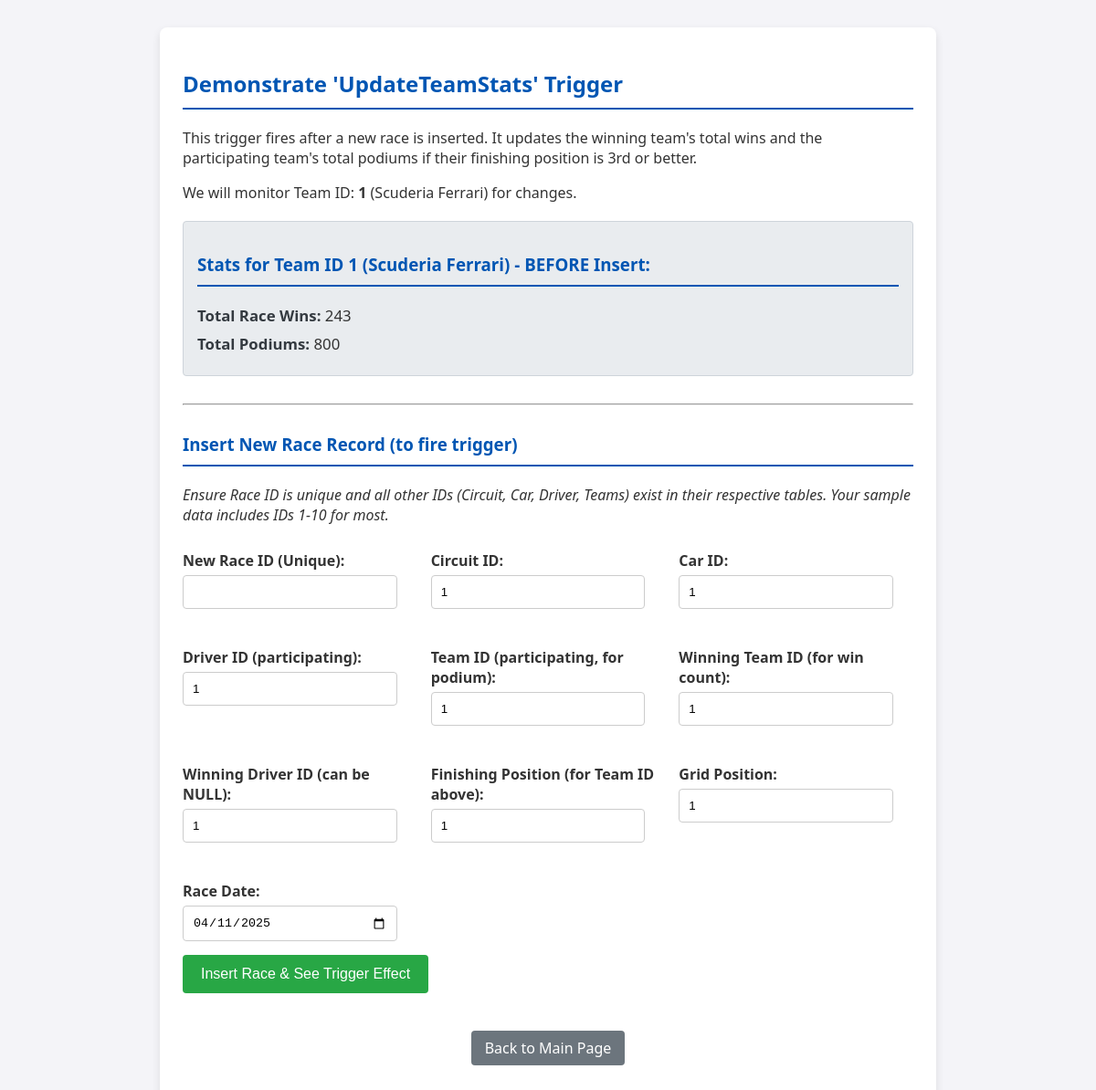
/f1_project/user/trigger_update_team_stats.php, run on the app's committed database.
### tables this page shows
CREATE TABLE Team (
    team_id INT PRIMARY KEY,
    team_name CHAR(255) NOT NULL,
    total_race_wins INT DEFAULT 0,
    num_constructor_championships INT DEFAULT 0,
    num_driver_championships INT DEFAULT 0,
    total_podiums INT DEFAULT 0,
    country CHAR(100) NOT NULL
);

### f1_project/user/trigger_update_team_stats.php (the view, shortened to what this page needs)
<?php
$servername = "localhost";
$username = "root";
$password = "";
$dbname = "F1_db";
$conn = new mysqli($servername, $username, $password, $dbname);
function getTeamStats($conn_obj, $teamId) {
    $stmt = $conn_obj->prepare("SELECT team_name, total_race_wins, total_podiums FROM Team WHERE team_id = ?");
    $stmt->bind_param("i", $teamId);
    $stmt->execute();
    $result = $stmt->get_result();
    if ($result->num_rows > 0) {
        $stats = $result->fetch_assoc();
    } else {
        $stats = null;
    }
    return $stats;
}
$team_id_to_watch = 1;
$team_stats_before = getTeamStats($conn, $team_id_to_watch);
?>
<!DOCTYPE html>
<html lang="en">
<head>
</head>
<body>
    <div class="container">
        <h2>Demonstrate 'UpdateTeamStats' Trigger</h2>
        <p>This trigger fires after a new race is inserted. It updates the winning team's total wins and the participating team's total podiums if their finishing position is 3rd or better.</p>
        <p>We will monitor Team ID: <strong><?php echo htmlspecialchars($team_id_to_watch); ?></strong> (<?php echo htmlspecialchars($team_stats_before['team_name'] ?? 'Team not found or error'); ?>) for changes.</p>
        <?php if ($team_stats_before && !is_string($team_stats_before)): ?>
            <div class="stats-box">
                <h3>Stats for Team ID <?php echo htmlspecialchars($team_id_to_watch); ?> (<?php echo htmlspecialchars($team_stats_before['team_name']); ?>) - BEFORE Insert:</h3>
                <p><strong>Total Race Wins:</strong> <?php echo htmlspecialchars($team_stats_before['total_race_wins']); ?></p>
                <p><strong>Total Podiums:</strong> <?php echo htmlspecialchars($team_stats_before['total_podiums']); ?></p>
            </div>
        <?php endif; ?>
        <hr style="margin: 30px 0;">
        <h3>Insert New Race Record (to fire trigger)</h3>
        <form action="trigger_update_team_stats.php" method="POST">
            <p><em>Ensure Race ID is unique and all other IDs (Circuit, Car, Driver, Teams) exist in their respective tables. Your sample data includes IDs 1-10 for most.</em></p>
            <div class="form-grid">
                <div>
                    <label for="race_id">New Race ID (Unique):</label>
                    <input type="number" id="race_id" name="race_id" required>
                </div>
                <div>
                    <label for="circuit_id">Circuit ID:</label>
                    <input type="number" id="circuit_id" name="circuit_id" value="1" required>
                </div>
                <div>
                    <label for="car_id">Car ID:</label>
                    <input type="number" id="car_id" name="car_id" value="1" required>
                </div>
                <div>
                    <label for="driver_id">Driver ID (participating):</label>
                    <input type="number" id="driver_id" name="driver_id" value="1" required>
                </div>
                <div>
                    <label for="team_id_for_race">Team ID (participating, for podium):</label>
                    <input type="number" id="team_id_for_race" name="team_id_for_race" value="<?php echo $team_id_to_watch; ?>" required>
                </div>
                <div>
                    <label for="winning_team_id_for_race">Winning Team ID (for win count):</label>
                    <input type="number" id="winning_team_id_for_race" name="winning_team_id_for_race" value="<?php echo $team_id_to_watch; ?>" required>
                </div>
                <div>
                    <label for="winning_driver_id">Winning Driver ID (can be NULL):</label>
                    <input type="number" id="winning_driver_id" name="winning_driver_id" value="1">
                </div>
                <div>
                    <label for="finishing_position">Finishing Position (for Team ID above):</label>
                    <input type="number" id="finishing_position" name="finishing_position" value="1" min="1" required>
                </div>
                <div>
                    <label for="grid_position">Grid Position:</label>
                    <input type="number" id="grid_position" name="grid_position" value="1" min="1" required>
                </div>
                <div>
                    <label for="race_date">Race Date:</label>
                    <input type="date" id="race_date" name="race_date" value="<?php echo date('Y-m-d'); ?>" required>
                </div>
            </div>
            <button type="submit">Insert Race & See Trigger Effect</button>
        </form>
        <p style="text-align: center;">
            <a href="index.php" class="back-link">Back to Main Page</a>
        </p>
    </div>
</body>
</html>

### f1_project/user/trigger_update_team_stats.php (style rules this page uses)
body { font-family: 'Segoe UI', Tahoma, Geneva, Verdana, sans-serif; margin: 20px; background-color: #f4f4f8; color: #333; }
.container { background-color: #fff; padding: 25px; border-radius: 8px; box-shadow: 0 4px 10px rgba(0,0,0,0.1); max-width: 800px; margin: 30px auto; }
h2, h3 { color: #0056b3; border-bottom: 2px solid #0056b3; padding-bottom: 10px; margin-bottom: 20px; }
label { display: block; margin-top: 12px; margin-bottom: 5px; font-weight: bold; }
input[type="text"], input[type="number"], input[type="date"] { width: calc(100% - 22px); padding: 10px; margin-bottom: 15px; border: 1px solid #ccc; border-radius: 4px; box-sizing: border-box; }
button { background-color: #28a745; color: white; padding: 12px 20px; border: none; border-radius: 4px; cursor: pointer; font-size: 16px; transition: background-color 0.3s ease; }
.stats-box { margin-top: 20px; padding: 15px; background-color: #e9ecef; border-radius: 4px; border: 1px solid #ced4da; }
.stats-box p { margin: 8px 0; font-size: 1.05em; }
.stats-box strong { color: #343a40; }
.form-grid { display: grid; grid-template-columns: repeat(auto-fit, minmax(200px, 1fr)); gap: 15px; }
.back-link { display: inline-block; margin-top: 25px; padding: 8px 15px; background-color: #6c757d; color: white; border-radius: 4px; text-decoration: none; }

### data on the page
team: team_name "Scuderia Ferrari", total_race_wins "243", total_podiums "800"

### other printed values
$team_id_to_watch "1"
